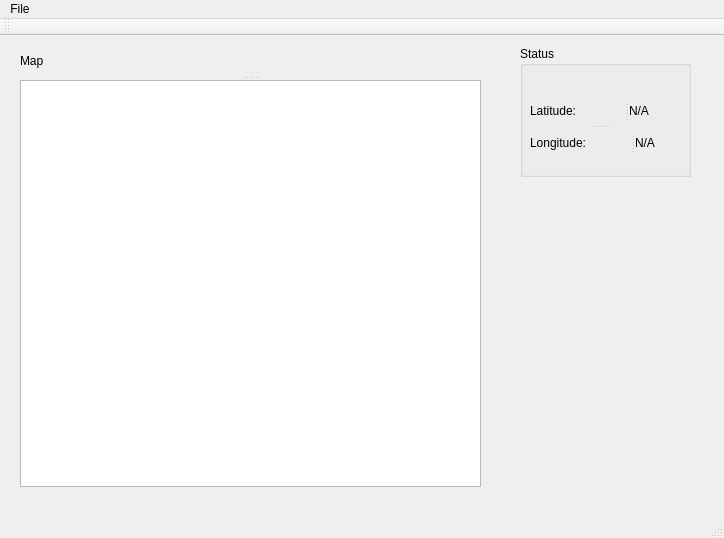
<?xml version="1.0" encoding="UTF-8"?>
<ui version="4.0">
 <class>MainWindow</class>
 <widget class="QMainWindow" name="MainWindow">
  <property name="geometry">
   <rect>
    <x>0</x>
    <y>0</y>
    <width>724</width>
    <height>538</height>
   </rect>
  </property>
  <property name="windowTitle">
   <string>MainWindow</string>
  </property>
  <widget class="QWidget" name="centralWidget">
   <widget class="QGroupBox" name="status_groupbox">
    <property name="geometry">
     <rect>
      <x>520</x>
      <y>10</y>
      <width>171</width>
      <height>131</height>
     </rect>
    </property>
    <property name="title">
     <string>Status</string>
    </property>
    <widget class="QSplitter" name="splitter_3">
     <property name="geometry">
      <rect>
       <x>10</x>
       <y>50</y>
       <width>141</width>
       <height>61</height>
      </rect>
     </property>
     <property name="orientation">
      <enum>Qt::Vertical</enum>
     </property>
     <widget class="QSplitter" name="splitter">
      <property name="orientation">
       <enum>Qt::Horizontal</enum>
      </property>
      <widget class="QLabel" name="label">
       <property name="text">
        <string>Latitude:</string>
       </property>
      </widget>
      <widget class="QLabel" name="label_2">
       <property name="text">
        <string>N/A</string>
       </property>
      </widget>
     </widget>
     <widget class="QSplitter" name="splitter_2">
      <property name="orientation">
       <enum>Qt::Horizontal</enum>
      </property>
      <widget class="QLabel" name="lat_label">
       <property name="text">
        <string>Longitude:</string>
       </property>
      </widget>
      <widget class="QLabel" name="long_label">
       <property name="text">
        <string>N/A</string>
       </property>
      </widget>
     </widget>
    </widget>
   </widget>
   <widget class="QSplitter" name="splitter_4">
    <property name="geometry">
     <rect>
      <x>20</x>
      <y>10</y>
      <width>461</width>
      <height>441</height>
     </rect>
    </property>
    <property name="orientation">
     <enum>Qt::Vertical</enum>
    </property>
    <widget class="QLabel" name="label_3">
     <property name="text">
      <string>Map</string>
     </property>
    </widget>
    <widget class="QGraphicsView" name="graphicsView"/>
   </widget>
  </widget>
  <widget class="QMenuBar" name="menuBar">
   <property name="geometry">
    <rect>
     <x>0</x>
     <y>0</y>
     <width>724</width>
     <height>20</height>
    </rect>
   </property>
   <widget class="QMenu" name="menuFile">
    <property name="title">
     <string>File</string>
    </property>
   </widget>
   <addaction name="menuFile"/>
  </widget>
  <widget class="QToolBar" name="mainToolBar">
   <attribute name="toolBarArea">
    <enum>TopToolBarArea</enum>
   </attribute>
   <attribute name="toolBarBreak">
    <bool>false</bool>
   </attribute>
  </widget>
  <widget class="QStatusBar" name="statusBar"/>
 </widget>
 <layoutdefault spacing="6" margin="11"/>
 <resources/>
 <connections/>
</ui>
